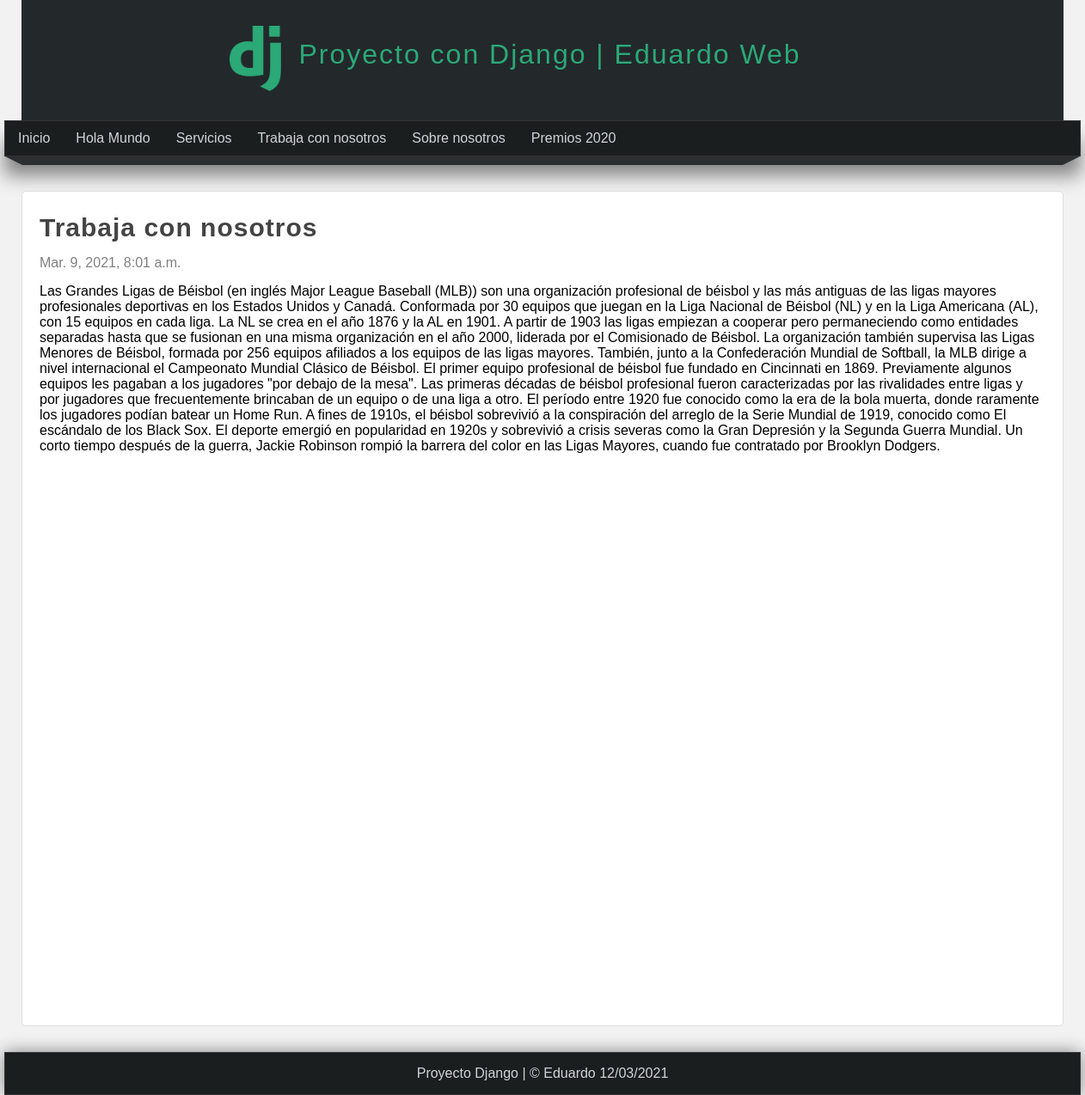
The app's page /pagina/trabaja-con-nosotros with its own data.
### pages/models.py (models this page shows, shortened)
class Page(models.Model):
    title = models.CharField(max_length=50, verbose_name = 'Titulo')
    content = RichTextField(verbose_name = 'Contenido')
    slug = models.CharField(unique=True ,max_length=150, verbose_name = 'URL amigable')
    order = models.IntegerField(default=0 ,verbose_name = 'Orden')
    visible = models.BooleanField(verbose_name='¿Visible?')
    created_at = models.DateTimeField(auto_now_add=True ,verbose_name='Creado el')
    updated_at = models.DateTimeField(auto_now=True ,verbose_name='Actualizado el')
    class Meta:
        verbose_name = 'Pagina'
        verbose_name_plural = 'Paginas'

### pages/views.py (the view)
# urls.py: path('pagina/<str:slug>', views.page, name='page'),
def page(request, slug):
    page = Page.objects.get(slug=slug)
    return render(request, 'pages/page.html', {
        'page': page
    })

### pages/context_processors.py (called while the page is built)
def get_pages(request):
    pages = Page.objects.filter(visible=True).order_by('order').values_list('id', 'title', 'slug')
    return{
        'pages': pages
    }

### pages/templates/pages/page.html (shortened to what this page needs)
{% extends 'layouts/layout.html' %}
{% block content %}
    <h1 class="title">{{page.title}}</h1>
    <span class="date">{{page.created_at}}</span>
    <p class="content">
        {{page.content|safe}}
    </p>
{% endblock %}

### mainapp/templates/layouts/layout.html (shortened to what this page needs)
<!DOCTYPE html>
<html lang="es">
  <head>
    {% load static %}
    <link
      rel="stylesheet"
      type="text/css"
      href="{% static 'css/styles.css' %}"
    />
  </head>
  <body>
    <header>
      <div id="logotipo">
        <img src="{% static 'images/logo.png' %}" alt="logo-django" />
        <h1>Proyecto con Django | Eduardo Web</h1>
      </div>
    </header>
    <nav>
      <ul>
        <li>
          <a href="{% url 'index' %}">Inicio</a>
        </li>
        {% for page in pages %}
          <li>
            <a href="{% url 'page' page.2 %}">{{page.1}}</a>
          </li>
        {% endfor %}
      </ul>
    </nav>
    <div class="barra">
      <span class="esquina-izquierda"></span>
      <span class="relleno-barra"></span>
      <span class="esquina-derecha"></span>
    </div>
    <div id="content">
      <div class="box">
        {%block content%}{%endblock%}
      </div>
    </div>
    <footer>Proyecto Django | &copy; Eduardo {% now "d/m/Y" %}</footer>
  </body>
</html>

### mainapp/static/css/styles.css (style rules this page uses)
* { margin: 0; padding: 0; font-family: 'Lucida Sans', 'Lucida Sans Regular', 'Lucida Grande', 'Lucida Sans Unicode', Geneva, Verdana, sans-serif; text-decoration: none; }
.box p, .box h2, .box h3, .box ul { margin-top: 5px; margin-bottom: 5px; }
body { background-color: #F2F2F2; }
header { width: 1212px; height: 140px; background-color: #23282B; margin: 0 auto; }
#logotipo { width: 60%; height: 130px; margin: 0 auto; padding-top: 10px; }
#logotipo img { display: block; width: 60px; float: left; margin-top: 20px; }
#logotipo h1 { display: block; float: left; margin-top: 35px; margin-left: 20px; letter-spacing: 2px; font-weight: lighter; color: #2ba977; }
nav { width: 1250px; height: 40px; background-color: #1b1e1f; border: 1px solid #333333; margin: 0 auto; box-shadow: 0px 22px 22px gray; font-size: 16px; }
nav ul { list-style: none; text-decoration: none; }
nav ul li { line-height: 40px; float: left; }
nav ul li a { display: block; padding-left: 15px; padding-right: 15px; color: #d1d4d6; }
.barra { width: 1250px; margin: 0 auto; }
.esquina-izquierda { display: block; border-left: 20px solid transparent; border-top: 10px solid #2b2f30; float: left; }
.esquina-derecha { display: block; border-right: 20px solid transparent; border-top: 10px solid #2b2f30; float: right; }
.relleno-barra { display: block; width: 1210px; height: 10px; background: #2b2f30; float: left; }
#content { width: 1212px; min-height: 930px; margin: 0 auto; margin-bottom: 30px; margin-top: 40px; }
.box { background: white; width: 95; min-height: 930px; padding: 20px; border: 1px solid #ddd; margin: 0 auto; border-radius: 5px; }
.title { color: #444; letter-spacing: 1px; font-size: 30px; margin-bottom: 10px; margin-top: 5px; }
.date { display: block; margin-top: 15px; margin-bottom: 15px; color: gray; }
.content { line-height: 25px; }
footer { width: 1250px; background-color: #1b1e1f; border: 1px solid #333; color: #d1d4d6; text-align: center; margin: 0 auto; padding-top: 15px; padding-bottom: 15px; box-shadow: 0px 0px 20px gray; }

### records on screen
Page: title "Hola Mundo"
Page: title "Servicios"
Page: title "Trabaja con nosotros", created_at "Mar. 9, 2021, 8:01 a.m.", content "Las Grandes Ligas de Béisbol (en inglés Major League Baseball (MLB)) son una organización profesional de béisbol y las más antiguas de las ligas mayores profesionales deportivas en los Estados Unidos y Canadá. Conformada por 30 equipos que juegan en la Liga Nacional de Béisbol (NL) y en la Liga Americana (AL), con 15 equipos en cada liga. La NL se crea en el año 1876 y la AL en 1901. A partir de 1903 las ligas empiezan a cooperar pero permaneciendo como entidades separadas hasta que se fusionan en una misma organización en el año 2000, liderada por el Comisionado de Béisbol. La organización también supervisa las Ligas Menores de Béisbol, formada por 256 equipos afiliados a los equipos de…"
Page: title "Sobre nosotros"
Page: title "Premios 2020"
